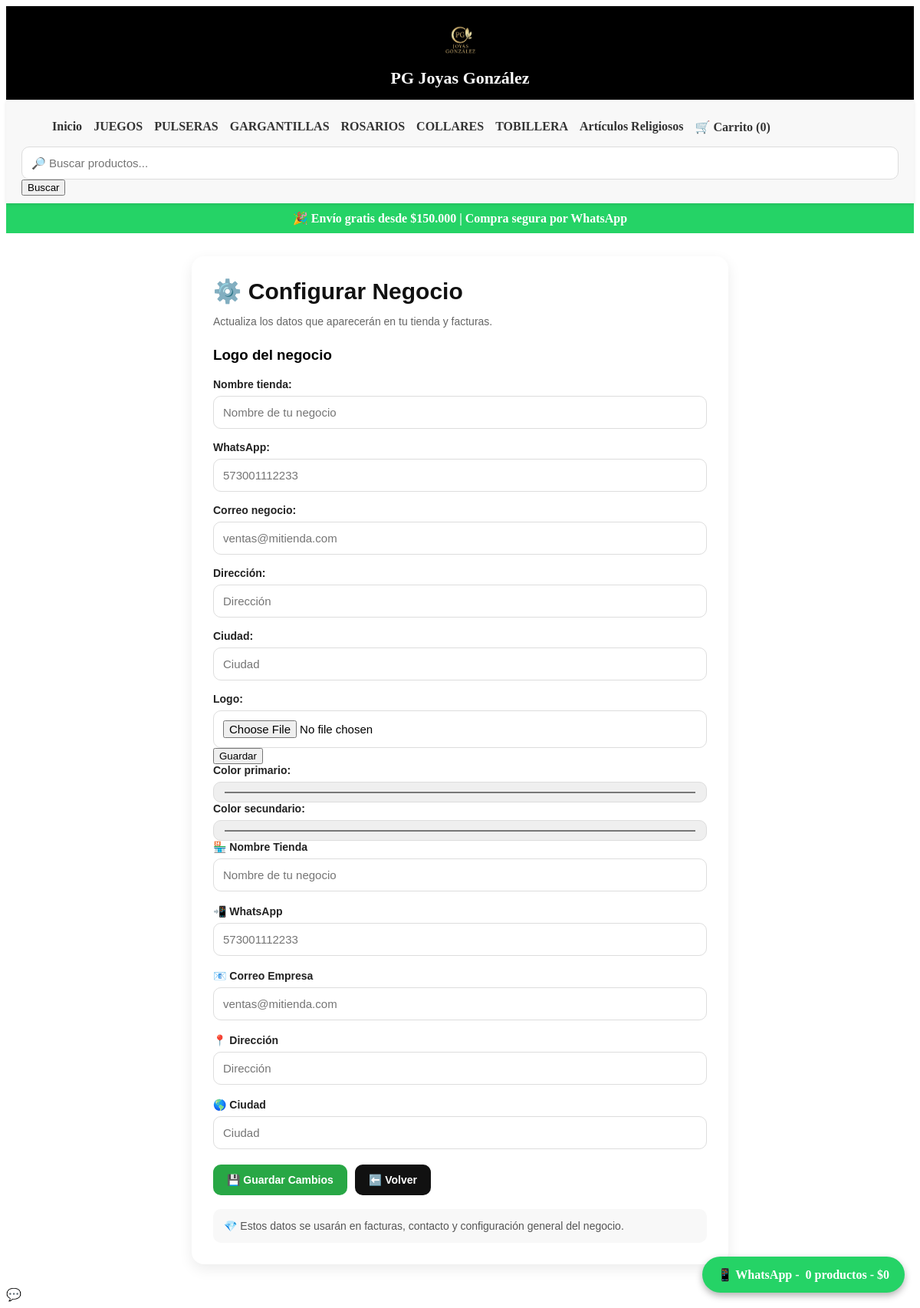
The page /configuracion-negocio/ (signed in) on the database its author committed.
### productos/models.py (models this page shows, shortened)
class Categoria(models.Model):
    nombre = models.CharField(max_length=100)
    usuario = models.ForeignKey(
        User,
        on_delete=models.CASCADE,
        null=True,
        blank=True
    )

class Perfil(models.Model):
    PLANES = [
    ('basico', 'Básico'),
    ('pro', 'Pro'),
    ('premium', 'Premium'),
]
    user = models.OneToOneField(
        User,
        on_delete=models.CASCADE,
        related_name='perfil'
    )
    nombre_tienda = models.CharField(max_length=120)
    logo = models.ImageField(upload_to='logos/', blank=True, null=True)
    color_primario = models.CharField(max_length=7, default='#28a745')
    color_secundario = models.CharField(max_length=7, default='#000000')
    whatsapp = models.CharField(max_length=20)
    email_empresa = models.EmailField(blank=True, null=True)
    direccion = models.CharField(max_length=200, blank=True, null=True)
    ciudad = models.CharField(max_length=100, blank=True, null=True)
    instagram = models.CharField(max_length=150, blank=True, null=True)
    facebook = models.CharField(max_length=150, blank=True, null=True)
    tiktok = models.CharField(max_length=150, blank=True, null=True)
    nit = models.CharField(max_length=50,blank=True,null=True,verbose_name="NIT")
    plan = models.CharField(max_length=20,choices=PLANES,default='basico')
    activa = models.BooleanField(default=True)
    plan_vence = models.DateField(default=timezone.localdate)
    color_principal = models.CharField(max_length=20,default="#000000",verbose_name="Color principal")
    fecha_creacion = models.DateTimeField(auto_now_add=True)

### productos/views.py (the view)
# urls.py: path('configuracion-negocio/', views.configurar_negocio, name='configurar_negocio'),
@login_required
def configurar_negocio(request):
    perfil = request.user.perfil
    if request.method == 'POST':
        form = ConfiguracionNegocioForm(request.POST, request.FILES)  # 👈 CLAVE
        if form.is_valid():
            perfil.nombre_tienda = form.cleaned_data['nombre_tienda']
            perfil.whatsapp = form.cleaned_data['whatsapp']
            perfil.email_empresa = form.cleaned_data['correo_negocio']
            perfil.direccion = form.cleaned_data['direccion']
            perfil.ciudad = form.cleaned_data['ciudad']
            if request.FILES.get('logo'):
                perfil.logo = request.FILES['logo']
            perfil.color_primario = request.POST.get('color_primario', '#28a745')
            perfil.color_secundario = request.POST.get('color_secundario', '#000000')
            perfil.save()
            messages.success(request, "Configuración actualizada correctamente")
            return redirect('dashboard')
    else:
        form = ConfiguracionNegocioForm(initial={
            'nombre_tienda': perfil.nombre_tienda,
            'whatsapp': perfil.whatsapp,
            'correo_negocio': perfil.email_empresa,
            'direccion': perfil.direccion,
            'ciudad': perfil.ciudad,
        })
    return render(request, 'configurar_negocio.html', {
        'form': form,
        'perfil': perfil  # 👈 para mostrar logo
    })

### productos/forms.py
class ConfiguracionNegocioForm(forms.Form):
    nombre_tienda = forms.CharField(
        max_length=120,
        label='Nombre tienda',
        widget=forms.TextInput(attrs={
            'class': 'form-control',
            'placeholder': 'Nombre de tu negocio'
        })
    )
    whatsapp = forms.CharField(
        max_length=20,
        label='WhatsApp',
        widget=forms.TextInput(attrs={
            'class': 'form-control',
            'placeholder': '573001112233'
        })
    )
    correo_negocio = forms.EmailField(
        required=False,
        label='Correo negocio',
        widget=forms.EmailInput(attrs={
            'class': 'form-control',
            'placeholder': 'ventas@mitienda.com'
        })
    )
    direccion = forms.CharField(
        required=False,
        label='Dirección',
        widget=forms.TextInput(attrs={
            'class': 'form-control',
            'placeholder': 'Dirección'
        })
    )
    ciudad = forms.CharField(
        required=False,
        label='Ciudad',
        widget=forms.TextInput(attrs={
            'class': 'form-control',
            'placeholder': 'Ciudad'
        })
    )

### pgjoyasgonzalez/context_processors.py (called while the page is built)
def categorias_menu(request):
    if request.user.is_authenticated:
        categorias = Categoria.objects.filter(usuario=request.user)
    else:
        categorias = Categoria.objects.none()
    return {
        'categorias_menu': categorias
    }

### productos/views.py (called while the page is built)
def cantidad_carrito(request):
    session_key = request.session.session_key
    if not session_key:
        return {'cantidad_carrito': 0}
    items = CarritoItem.objects.filter(session_key=session_key)
    cantidad = sum(item.cantidad for item in items)
    return {'cantidad_carrito': cantidad}

### productos/templates/configurar_negocio.html (shortened to what this page needs)
{% extends 'base.html' %}
{% block content %}
<div class="wrap">
<div class="card">
<h1 class="titulo">⚙️ Configurar Negocio</h1>
<p class="sub">Actualiza los datos que aparecerán en tu tienda y facturas.</p>
<h3>Logo del negocio</h3>
<form method="POST" enctype="multipart/form-data">
    {{ form.as_p }}
    <label>Logo:</label>
    <input type="file" name="logo">
    <button type="submit">Guardar</button>
</form>
<label>Color primario:</label>
<input type="color" name="color_primario" value="{{ perfil.color_primario }}">
<label>Color secundario:</label>
<input type="color" name="color_secundario" value="{{ perfil.color_secundario }}">
<div class="grupo">
<label>🏪 Nombre Tienda</label>
{{ form.nombre_tienda }}
</div>
<div class="grupo">
<label>📲 WhatsApp</label>
{{ form.whatsapp }}
</div>
<div class="grupo">
<label>📧 Correo Empresa</label>
{{ form.correo_negocio }}
</div>
<div class="grupo">
<label>📍 Dirección</label>
{{ form.direccion }}
</div>
<div class="grupo">
<label>🌎 Ciudad</label>
{{ form.ciudad }}
</div>
<div class="botones">
<button type="submit" class="btn guardar">💾 Guardar Cambios</button>
<a href="{% url 'dashboard' %}" class="btn volver">⬅️ Volver</a>
</div>
<div class="info">
💎 Estos datos se usarán en facturas, contacto y configuración general del negocio.
</div>
</div>
</div>
{% endblock %}

### productos/templates/base.html (shortened to what this page needs)
<!DOCTYPE html>
<html>
<head>
    {% load static %}
</head>
<body>
<div class="header-logo">
    <img src="{% static 'img/logo.png' %}" style="max-height:60px;">
    <div>PG Joyas González</div>
</div>
<nav>
    <ul id="menu-lista">
        <li><a href="{% url 'inicio' %}">Inicio</a></li>
        {% for categoria in categorias_menu %}
            <li>
                <a href="{% url 'productos_por_categoria' categoria.id %}">
                    {{ categoria.nombre }}
                </a>
            </li>
        {% endfor %}
        <li>
            <a href="{% url 'ver_carrito' %}">
                🛒 Carrito ({{ cantidad_carrito }})
            </a>
        </li>
    </ul>
    <form action="{% url 'buscar_productos' %}" method="GET" class="buscador">
        <input type="text" name="q" placeholder="🔎 Buscar productos..." required>
        <button type="submit">Buscar</button>
    </form>
</nav>
<div class="banner-top">
    🎉 Envío gratis desde $150.000 | Compra segura por WhatsApp
</div>
{% block content %}
{% endblock %}
    💬
<a href="#" id="whatsapp-flotante" target="_blank">
    📱 WhatsApp - <span id="whatsapp-info">0 productos - $0</span>
</a>
</body>
</html>

### productos/templates/base.html (style rules this page uses)
nav { background: #f8f8f8; padding: 10px 20px; box-shadow: 0 2px 4px rgba(0,0,0,0.1); }
nav ul { list-style: none; display: flex; gap: 15px; }
nav ul li a { text-decoration: none; color: #333; font-weight: bold; }
#whatsapp-flotante { position: fixed; bottom: 20px; right: 20px; background: #25D366; color: white; padding: 14px 20px; border-radius: 50px; font-size: 16px; font-weight: bold; text-decoration: none; box-shadow: 0 4px 10px rgba(0,0,0,0.3); display: flex; align-items: center; gap: 8px; z-index: 9999; transition: all 0.3s ease; }
.buscador { margin-top:10px; }
.header-logo { text-align:center; background:#000; color:white; padding:15px; font-size:22px; font-weight:bold; }
nav { position:sticky; top:0; z-index:999; background:#f8f8f8; }
.banner-top { background:#25D366; color:white; text-align:center; padding:10px; font-weight:bold; }

### productos/templates/configurar_negocio.html (style rules this page uses)
.wrap { max-width:700px; margin:auto; padding:30px 20px; font-family:Arial,sans-serif; }
.card { background:#fff; border-radius:16px; padding:28px; box-shadow:0 6px 18px rgba(0,0,0,.08); }
.titulo { margin:0 0 8px; font-size:30px; color:#111; }
.sub { color:#666; margin-bottom:25px; font-size:14px; }
.grupo { margin-bottom:18px; }
label { display:block; margin-bottom:7px; font-weight:bold; font-size:14px; color:#222; }
input { width:100%; padding:12px; border:1px solid #ddd; border-radius:10px; font-size:15px; box-sizing:border-box; }
.botones { display:flex; gap:10px; flex-wrap:wrap; margin-top:20px; }
.btn { border:none; padding:12px 18px; border-radius:10px; font-weight:bold; text-decoration:none; cursor:pointer; font-size:14px; }
.guardar { background:#28a745; color:#fff; }
.volver { background:#111; color:#fff; }
.info { margin-top:18px; background:#f8f8f8; padding:14px; border-radius:10px; font-size:14px; color:#555; }

### rows shown on the page
Categoria: nombre "JUEGOS"
Categoria: nombre "PULSERAS"
Categoria: nombre "GARGANTILLAS"
Categoria: nombre "ROSARIOS"
Categoria: nombre "COLLARES"
Categoria: nombre "TOBILLERA"
Categoria: nombre "Artículos Religiosos"
Perfil: color_primario "#28a745", color_secundario "#000000"

### other values the page prints
{{ cantidad_carrito }} "0"
